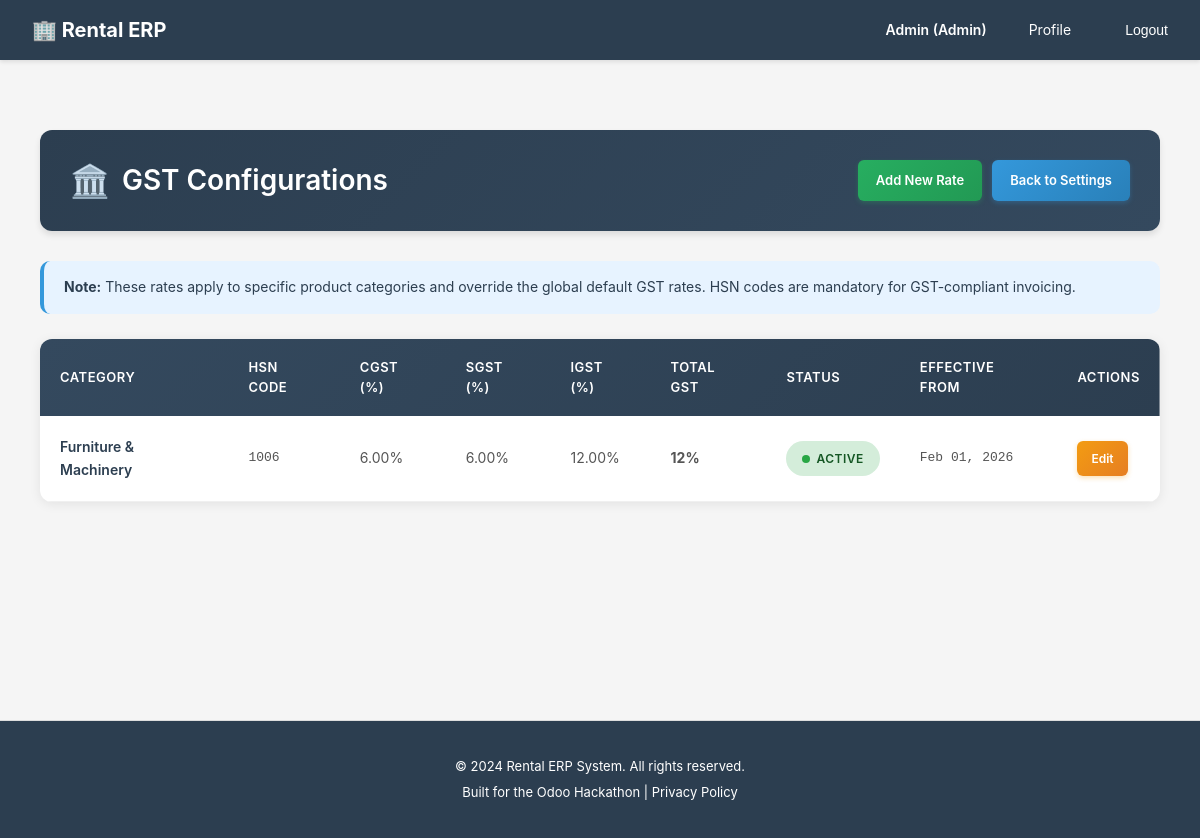
Screenshot of /config/admin/gst/ (signed in) with the database file from the repository.
### accounts/models.py (models this page shows, shortened)
class User(AbstractUser):
    ROLE_CHOICES = [
        ('customer', 'Customer'),  # End-user who rents products
        ('vendor', 'Vendor'),      # Business user who owns rental products
        ('admin', 'Admin'),        # System administrator with full access
    ]
    email = models.EmailField(
        unique=True,
        validators=[EmailValidator()],
        help_text="Used for login and notifications"
    )
    role = models.CharField(
        max_length=20,
        choices=ROLE_CHOICES,
        default='customer',
        help_text="Determines user's permissions and accessible features"
    )
    phone = models.CharField(
        max_length=15,
        blank=True,
        null=True,
        validators=[
            RegexValidator(
                regex=r'^\+?1?\d{9,15}$',
                message="Phone number must be entered in the format: '+999999999'. Up to 15 digits allowed."
            )
        ],
        help_text="Contact number for order notifications and support"
    )
    is_verified = models.BooleanField(
        default=False,
        help_text="Email verification status for security"
    )
    totp_secret = models.CharField(
        max_length=32,
        blank=True,
        null=True,
        help_text="TOTP secret key for 2FA (encrypted)"
    )
    totp_enabled = models.BooleanField(
        default=False,
        help_text="Whether TOTP 2FA is enabled for this user"
    )
    created_at = models.DateTimeField(auto_now_add=True)
    updated_at = models.DateTimeField(auto_now=True)
    @property
    def phone_number(self):
        """Property alias for backward compatibility with older view/form code"""
        return self.phone
    USERNAME_FIELD = 'email'
    REQUIRED_FIELDS = ['username', 'first_name', 'last_name']
    class Meta:
        db_table = 'users'
        verbose_name = 'User'
        verbose_name_plural = 'Users'
        ordering = ['-created_at']

### system_settings/models.py (models this page shows, shortened)
class GSTConfiguration(models.Model):
    category = models.ForeignKey(
        'catalog.ProductCategory',
        on_delete=models.CASCADE,
        related_name='gst_configurations',
        help_text="Product category this GST rate applies to"
    )
    hsn_code = models.CharField(
        max_length=10,
        help_text="HSN code for this category (GST compliance)"
    )
    cgst_rate = models.DecimalField(
        max_digits=5,
        decimal_places=2,
        validators=[MinValueValidator(0), MaxValueValidator(100)],
        help_text="CGST rate % for this category"
    )
    sgst_rate = models.DecimalField(
        max_digits=5,
        decimal_places=2,
        validators=[MinValueValidator(0), MaxValueValidator(100)],
        help_text="SGST rate % for this category"
    )
    igst_rate = models.DecimalField(
        max_digits=5,
        decimal_places=2,
        validators=[MinValueValidator(0), MaxValueValidator(100)],
        help_text="IGST rate % for this category"
    )
    is_active = models.BooleanField(
        default=True,
        help_text="Is this configuration active"
    )
    effective_from = models.DateField(
        help_text="When this GST rate becomes effective"
    )
    effective_until = models.DateField(
        blank=True,
        null=True,
        help_text="When this GST rate expires (for rate changes)"
    )
    created_at = models.DateTimeField(auto_now_add=True)
    updated_at = models.DateTimeField(auto_now=True)
    class Meta:
        db_table = 'gst_configurations'
        verbose_name = 'GST Configuration'
        verbose_name_plural = 'GST Configurations'
        ordering = ['category', '-effective_from']
        unique_together = ['category', 'effective_from']

### catalog/models.py (models this page shows, shortened)
class ProductCategory(models.Model):
    name = models.CharField(
        max_length=100,
        unique=True,
        help_text="Category name (e.g., 'Camera Equipment', 'Furniture')"
    )
    slug = models.SlugField(
        max_length=100,
        unique=True,
        help_text="URL-friendly identifier"
    )
    parent = models.ForeignKey(
        'self',
        on_delete=models.CASCADE,
        blank=True,
        null=True,
        related_name='subcategories',
        help_text="Parent category for hierarchical structure"
    )
    description = models.TextField(
        blank=True,
        null=True,
        help_text="Category description for SEO and customer guidance"
    )
    is_active = models.BooleanField(
        default=True,
        help_text="Show/hide category on website"
    )
    created_at = models.DateTimeField(auto_now_add=True)
    updated_at = models.DateTimeField(auto_now=True)
    class Meta:
        db_table = 'product_categories'
        verbose_name = 'Product Category'
        verbose_name_plural = 'Product Categories'
        ordering = ['name']

### accounts/decorators.py (the view)
        def wrapper(request, *args, **kwargs):
            if not request.user.is_authenticated:
                return redirect('accounts:login')
            if request.user.role not in allowed_roles:
                return HttpResponseForbidden('You do not have access to this page.')
            return view_func(request, *args, **kwargs)

### rental_erp/compliance.py (called while the page is built)
    def process_request(self, request):
        if not request.user.is_authenticated:
            return None
        if request.method == 'GET':
            path_lower = request.path.lower()
            for model in self.PERSONAL_DATA_MODELS:
                if model in path_lower:
                    self._log_data_access(request, model)
                    break
        return None

    def process_request(self, request):
        if not request.user.is_authenticated:
            return None
        consent_key = f'gdpr_consent:{request.user.id}'
        has_consent = cache.get(consent_key)
        if has_consent is None:
            cache.set(consent_key, True, 86400)  # Cache for 24 hours
        return None

    def process_response(self, request, response):
        response['X-Privacy-Policy'] = '/privacy-policy/'
        if hasattr(settings, 'DATA_RETENTION_DAYS'):
            response['X-Data-Retention-Days'] = str(settings.DATA_RETENTION_DAYS)
        return response

    def process_request(self, request):
        for critical_path in self.CRITICAL_OPERATIONS:
            if request.path.startswith(critical_path):
                self._log_critical_operation(request)
                break
        return None

    def process_response(self, request, response):
        response['X-Security-Contact'] = 'security@rentalerp.com'
        if request.user.is_authenticated:
            response['X-Data-Classification'] = 'Confidential'
        else:
            response['X-Data-Classification'] = 'Public'
        return response

    def process_request(self, request):
        if not request.user.is_authenticated:
            return None
        requires_consent = any(
            request.path.startswith(path)
            for path in self.CONSENT_REQUIRED_PATHS
        )
        if requires_consent:
            consent_key = f'data_processing_consent:{request.user.id}'
            has_consent = cache.get(consent_key)
            if has_consent is None:
                cache.set(consent_key, True, 86400 * 7)  # Cache for 7 days
        return None

    def process_request(self, request):
        if request.user.is_authenticated:
            retention_days = getattr(settings, 'DATA_RETENTION_DAYS', 2555)  # ~7 years
            retention_deadline = datetime.now() + timedelta(days=retention_days)
            request.session['data_retention_deadline'] = retention_deadline.isoformat()
        return None

### templates/system_settings/admin_gst_list.html (shortened to what this page needs)
{% extends 'base.html' %}
{% block content %}
<div class="gst-container">
    <div class="page-header">
        <h2>GST Configurations</h2>
        <div class="header-actions">
            <a href="{% url 'system_settings:admin_gst_add' %}" class="action-btn action-btn-primary">Add New Rate</a>
            <a href="{% url 'system_settings:admin_system_config' %}" class="action-btn">Back to Settings</a>
        </div>
    </div>
    <div class="info-box">
        <strong>Note:</strong> These rates apply to specific product categories and override the global default GST rates.
        HSN codes are mandatory for GST-compliant invoicing.
    </div>
    {% if gst_configs %}
    <div class="gst-table-wrapper">
        <table class="gst-table">
            <thead>
                <tr>
                    <th>Category</th>
                    <th>HSN Code</th>
                    <th>CGST (%)</th>
                    <th>SGST (%)</th>
                    <th>IGST (%)</th>
                    <th>Total GST</th>
                    <th>Status</th>
                    <th>Effective From</th>
                    <th>Actions</th>
                </tr>
            </thead>
            <tbody>
                {% for config in gst_configs %}
                <tr class="gst-row">
                    <td><span class="gst-category">{{ config.category.name }}</span></td>
                    <td class="gst-mono">{{ config.hsn_code }}</td>
                    <td>{{ config.cgst_rate }}%</td>
                    <td>{{ config.sgst_rate }}%</td>
                    <td>{{ config.igst_rate }}%</td>
                    <td class="total-gst">{{ config.cgst_rate|add:config.sgst_rate }}%</td>
                    <td>
                        {% if config.is_active %}
                            <span class="status-badge status-active">Active</span>
                        {% else %}
                            <span class="status-badge status-inactive">Inactive</span>
                        {% endif %}
                    </td>
                    <td class="gst-mono">{{ config.effective_from|date:"M d, Y" }}</td>
                    <td>
                        <a href="{% url 'system_settings:admin_gst_edit' config.pk %}" class="edit-btn">Edit</a>
                    </td>
                </tr>
                {% endfor %}
            </tbody>
        </table>
    </div>
    {% else %}
    <div class="empty-state">
        <div class="empty-state-icon">📭</div>
        <p class="empty-state-text">No category-specific GST rates configured yet.</p>
    </div>
    {% endif %}
</div>
{% endblock %}

### templates/base.html (shortened to what this page needs)
{% load static %}
<!DOCTYPE html>
<html lang="en">
<head>
</head>
<body>
    <nav>
        <div class="container">
            <a href="/" class="logo">🏢 Rental ERP</a>
            <ul>
                {% if user.is_authenticated %}
                    <li><strong>{{ user.first_name }} ({{ user.get_role_display }})</strong></li>
                    <li><a href="{% url 'accounts:profile' %}">Profile</a></li>
                    <li>
                        <form method="POST" action="{% url 'accounts:logout' %}" style="display: inline;">
                            <button type="submit" style="background: none; border: none; color: #fff; cursor: pointer; padding: 8px 12px; font-size: 14px;">Logout</button>
                        </form>
                    </li>
                {% else %}
                    <li><a href="{% url 'accounts:login' %}">Login</a></li>
                    <li><a href="{% url 'accounts:signup_customer' %}">Sign Up (Customer)</a></li>
                    <li><a href="{% url 'accounts:signup_vendor' %}">Sign Up (Vendor)</a></li>
                {% endif %}
            </ul>
        </div>
    </nav>
    <main>
        <div class="container">
            {% block content %}{% endblock %}
        </div>
    </main>
    <footer>
        <p>&copy; 2024 Rental ERP System. All rights reserved.</p>
        <p>Built for the Odoo Hackathon | <a href="#" style="color: #fff;">Privacy Policy</a></p>
    </footer>
</body>
</html>

### templates/system_settings/admin_gst_list.html (style rules this page uses)
.gst-container { max-width: 1400px; margin: 0 auto; padding: 30px 20px; animation: fadeIn 0.4s ease-in; }
.page-header { background: linear-gradient(135deg, #2c3e50 0%, #34495e 100%); border-radius: 12px; padding: 25px 30px; margin-bottom: 30px; box-shadow: 0 4px 6px rgba(0,0,0,0.1); color: white; display: flex; align-items: center; justify-content: space-between; gap: 20px; }
.page-header h2 { margin: 0; font-size: 28px; font-weight: 600; display: flex; align-items: center; gap: 12px; }
.page-header h2::before { content: "🏛️"; font-size: 32px; }
.header-actions { display: flex; gap: 10px; flex-wrap: wrap; justify-content: flex-end; }
.action-btn { display: inline-flex; align-items: center; gap: 8px; padding: 10px 18px; background: linear-gradient(135deg, #3498db 0%, #2980b9 100%); color: white; text-decoration: none; border: none; cursor: pointer; transition: all 0.3s ease; box-shadow: 0 2px 5px rgba(52, 152, 219, 0.3); font-size: 13px; font-weight: 600; border-radius: 6px; white-space: nowrap; }
.action-btn-primary { background: linear-gradient(135deg, #27ae60 0%, #229954 100%); box-shadow: 0 2px 5px rgba(39, 174, 96, 0.3); }
.info-box { background: #e7f3ff; padding: 15px 20px; border-radius: 10px; margin-bottom: 25px; border-left: 4px solid #3498db; color: #2c3e50; font-size: 14px; }
.info-box strong { color: #2c3e50; }
.gst-table-wrapper { background: white; border-radius: 12px; box-shadow: 0 2px 12px rgba(0,0,0,0.08); overflow: hidden; animation: slideUp 0.5s ease-out; }
.gst-table { width: 100%; border-collapse: collapse; font-size: 14px; }
.gst-table thead { background: linear-gradient(135deg, #34495e 0%, #2c3e50 100%); color: white; }
.gst-table thead th { padding: 18px 20px; text-align: left; font-weight: 600; font-size: 13px; text-transform: uppercase; letter-spacing: 0.5px; border: none; }
.gst-table tbody tr { border-bottom: 1px solid #f0f0f0; transition: all 0.3s ease; }
.gst-table tbody td { padding: 20px; vertical-align: middle; color: #555; }
.gst-category { font-weight: 600; color: #2c3e50; }
.gst-mono { font-family: 'Courier New', monospace; color: #7f8c8d; font-size: 13px; }
.total-gst { font-weight: 700; color: #2c3e50; }
.status-badge { display: inline-flex; align-items: center; padding: 8px 16px; border-radius: 20px; font-size: 12px; font-weight: 600; text-transform: uppercase; letter-spacing: 0.5px; gap: 6px; animation: popIn 0.3s ease; }
.status-badge::before { content: ""; width: 8px; height: 8px; border-radius: 50%; display: inline-block; }
.status-active { background-color: #d4edda; color: #155724; }
.status-active::before { background-color: #28a745; animation: pulse 2s infinite; }
.edit-btn { display: inline-flex; align-items: center; gap: 6px; padding: 8px 14px; background: linear-gradient(135deg, #f39c12 0%, #e67e22 100%); color: white; text-decoration: none; border: none; cursor: pointer; transition: all 0.3s ease; box-shadow: 0 2px 5px rgba(243, 156, 18, 0.3); font-size: 12px; font-weight: 600; border-radius: 6px; }

### rows the page displays
User: first_name "Admin", role "Admin"
GSTConfiguration: category.name "Furniture & Machinery", hsn_code "1006", cgst_rate "6.00", sgst_rate "6.00", igst_rate "12.00", cgst_rate|add "12", is_active "ACTIVE", effective_from "Feb 01, 2026"
